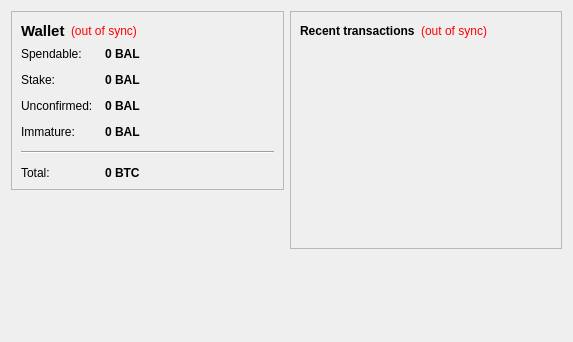
<?xml version="1.0" encoding="UTF-8"?>
<ui version="4.0">
 <class>OverviewPage</class>
 <widget class="QWidget" name="OverviewPage">
  <property name="geometry">
   <rect>
    <x>0</x>
    <y>0</y>
    <width>573</width>
    <height>342</height>
   </rect>
  </property>
  <property name="windowTitle">
   <string>Form</string>
  </property>
  <layout class="QHBoxLayout" name="horizontalLayout" stretch="1,1">
   <item>
    <layout class="QVBoxLayout" name="verticalLayout_2">
     <item>
      <widget class="QFrame" name="frame">
       <property name="frameShape">
        <enum>QFrame::StyledPanel</enum>
       </property>
       <property name="frameShadow">
        <enum>QFrame::Raised</enum>
       </property>
       <layout class="QVBoxLayout" name="verticalLayout_4">
        <item>
         <layout class="QHBoxLayout" name="horizontalLayout_4">
          <item>
           <widget class="QLabel" name="label_5">
            <property name="font">
             <font>
              <pointsize>11</pointsize>
              <weight>75</weight>
              <bold>true</bold>
             </font>
            </property>
            <property name="text">
             <string>Wallet</string>
            </property>
           </widget>
          </item>
          <item>
           <widget class="QLabel" name="labelWalletStatus">
            <property name="toolTip">
             <string>The displayed information may be out of date. Your wallet automatically synchronizes with the Balloon network after a connection is established, but this process has not completed yet.</string>
            </property>
            <property name="styleSheet">
             <string notr="true">QLabel { color: red; }</string>
            </property>
            <property name="text">
             <string notr="true">(out of sync)</string>
            </property>
            <property name="alignment">
             <set>Qt::AlignLeading|Qt::AlignLeft|Qt::AlignVCenter</set>
            </property>
           </widget>
          </item>
          <item>
           <spacer name="horizontalSpacer_2">
            <property name="orientation">
             <enum>Qt::Horizontal</enum>
            </property>
            <property name="sizeHint" stdset="0">
             <size>
              <width>40</width>
              <height>20</height>
             </size>
            </property>
           </spacer>
          </item>
         </layout>
        </item>
        <item>
         <layout class="QFormLayout" name="formLayout_2">
          <property name="fieldGrowthPolicy">
           <enum>QFormLayout::AllNonFixedFieldsGrow</enum>
          </property>
          <property name="horizontalSpacing">
           <number>12</number>
          </property>
          <property name="verticalSpacing">
           <number>12</number>
          </property>
          <item row="0" column="0">
           <widget class="QLabel" name="label">
            <property name="text">
             <string>Spendable:</string>
            </property>
           </widget>
          </item>
          <item row="0" column="1">
           <widget class="QLabel" name="labelBalance">
            <property name="font">
             <font>
              <weight>75</weight>
              <bold>true</bold>
             </font>
            </property>
            <property name="cursor">
             <cursorShape>IBeamCursor</cursorShape>
            </property>
            <property name="toolTip">
             <string>Your current spendable balance</string>
            </property>
            <property name="text">
             <string notr="true">0 BAL</string>
            </property>
            <property name="textInteractionFlags">
             <set>Qt::LinksAccessibleByMouse|Qt::TextSelectableByKeyboard|Qt::TextSelectableByMouse</set>
            </property>
           </widget>
          </item>
          <item row="1" column="0">
           <widget class="QLabel" name="label_6">
            <property name="text">
             <string>Stake:</string>
            </property>
           </widget>
          </item>
          <item row="1" column="1">
           <widget class="QLabel" name="labelStake">
            <property name="font">
             <font>
              <weight>75</weight>
              <bold>true</bold>
             </font>
            </property>
            <property name="cursor">
             <cursorShape>IBeamCursor</cursorShape>
            </property>
            <property name="toolTip">
             <string>Total of coins that was staked, and do not yet count toward the current balance</string>
            </property>
            <property name="text">
             <string notr="true">0 BAL</string>
            </property>
            <property name="textInteractionFlags">
             <set>Qt::LinksAccessibleByMouse|Qt::TextSelectableByKeyboard|Qt::TextSelectableByMouse</set>
            </property>
           </widget>
          </item>
          <item row="2" column="0">
           <widget class="QLabel" name="label_3">
            <property name="text">
             <string>Unconfirmed:</string>
            </property>
           </widget>
          </item>
          <item row="2" column="1">
           <widget class="QLabel" name="labelUnconfirmed">
            <property name="font">
             <font>
              <weight>75</weight>
              <bold>true</bold>
             </font>
            </property>
            <property name="cursor">
             <cursorShape>IBeamCursor</cursorShape>
            </property>
            <property name="toolTip">
             <string>Total of transactions that have yet to be confirmed, and do not yet count toward the current balance</string>
            </property>
            <property name="text">
             <string notr="true">0 BAL</string>
            </property>
            <property name="textInteractionFlags">
             <set>Qt::LinksAccessibleByMouse|Qt::TextSelectableByKeyboard|Qt::TextSelectableByMouse</set>
            </property>
           </widget>
          </item>
          <item row="3" column="0">
           <widget class="QLabel" name="labelImmatureText">
            <property name="text">
             <string>Immature:</string>
            </property>
           </widget>
          </item>
          <item row="3" column="1">
           <widget class="QLabel" name="labelImmature">
            <property name="font">
             <font>
              <weight>75</weight>
              <bold>true</bold>
             </font>
            </property>
            <property name="toolTip">
             <string>Mined balance that has not yet matured</string>
            </property>
            <property name="text">
             <string notr="true">0 BAL</string>
            </property>
            <property name="textInteractionFlags">
             <set>Qt::LinksAccessibleByMouse|Qt::TextSelectableByKeyboard|Qt::TextSelectableByMouse</set>
            </property>
           </widget>
          </item>
          <item row="4" column="0" colspan="2">
           <widget class="Line" name="line">
            <property name="orientation">
             <enum>Qt::Horizontal</enum>
            </property>
           </widget>
          </item>
          <item row="5" column="0">
           <widget class="QLabel" name="labelTotalText">
            <property name="text">
             <string>Total:</string>
            </property>
           </widget>
          </item>
          <item row="5" column="1">
           <widget class="QLabel" name="labelTotal">
            <property name="font">
             <font>
              <weight>75</weight>
              <bold>true</bold>
             </font>
            </property>
            <property name="cursor">
             <cursorShape>IBeamCursor</cursorShape>
            </property>
            <property name="toolTip">
             <string>Your current total balance</string>
            </property>
            <property name="text">
             <string notr="true">0 BTC</string>
            </property>
            <property name="textInteractionFlags">
             <set>Qt::LinksAccessibleByMouse|Qt::TextSelectableByKeyboard|Qt::TextSelectableByMouse</set>
            </property>
           </widget>
          </item>
         </layout>
        </item>
       </layout>
      </widget>
     </item>
     <item>
      <spacer name="verticalSpacer">
       <property name="orientation">
        <enum>Qt::Vertical</enum>
       </property>
       <property name="sizeHint" stdset="0">
        <size>
         <width>20</width>
         <height>40</height>
        </size>
       </property>
      </spacer>
     </item>
    </layout>
   </item>
   <item>
    <layout class="QVBoxLayout" name="verticalLayout_3">
     <item>
      <widget class="QFrame" name="frame_2">
       <property name="frameShape">
        <enum>QFrame::StyledPanel</enum>
       </property>
       <property name="frameShadow">
        <enum>QFrame::Raised</enum>
       </property>
       <layout class="QVBoxLayout" name="verticalLayout">
        <item>
         <layout class="QHBoxLayout" name="horizontalLayout_2">
          <item>
           <widget class="QLabel" name="label_4">
            <property name="text">
             <string>&lt;b&gt;Recent transactions&lt;/b&gt;</string>
            </property>
           </widget>
          </item>
          <item>
           <widget class="QLabel" name="labelTransactionsStatus">
            <property name="toolTip">
             <string>The displayed information may be out of date. Your wallet automatically synchronizes with the Balloon network after a connection is established, but this process has not completed yet.</string>
            </property>
            <property name="styleSheet">
             <string notr="true">QLabel { color: red; }</string>
            </property>
            <property name="text">
             <string notr="true">(out of sync)</string>
            </property>
            <property name="alignment">
             <set>Qt::AlignRight|Qt::AlignTrailing|Qt::AlignVCenter</set>
            </property>
           </widget>
          </item>
          <item>
           <spacer name="horizontalSpacer">
            <property name="orientation">
             <enum>Qt::Horizontal</enum>
            </property>
            <property name="sizeHint" stdset="0">
             <size>
              <width>40</width>
              <height>20</height>
             </size>
            </property>
           </spacer>
          </item>
         </layout>
        </item>
        <item>
         <widget class="QListView" name="listTransactions">
          <property name="styleSheet">
           <string notr="true">QListView { background: transparent; }</string>
          </property>
          <property name="frameShape">
           <enum>QFrame::NoFrame</enum>
          </property>
          <property name="verticalScrollBarPolicy">
           <enum>Qt::ScrollBarAlwaysOff</enum>
          </property>
          <property name="horizontalScrollBarPolicy">
           <enum>Qt::ScrollBarAlwaysOff</enum>
          </property>
          <property name="selectionMode">
           <enum>QAbstractItemView::NoSelection</enum>
          </property>
         </widget>
        </item>
       </layout>
      </widget>
     </item>
     <item>
      <spacer name="verticalSpacer_2">
       <property name="orientation">
        <enum>Qt::Vertical</enum>
       </property>
       <property name="sizeHint" stdset="0">
        <size>
         <width>20</width>
         <height>40</height>
        </size>
       </property>
      </spacer>
     </item>
    </layout>
   </item>
  </layout>
 </widget>
 <resources/>
 <connections/>
</ui>
